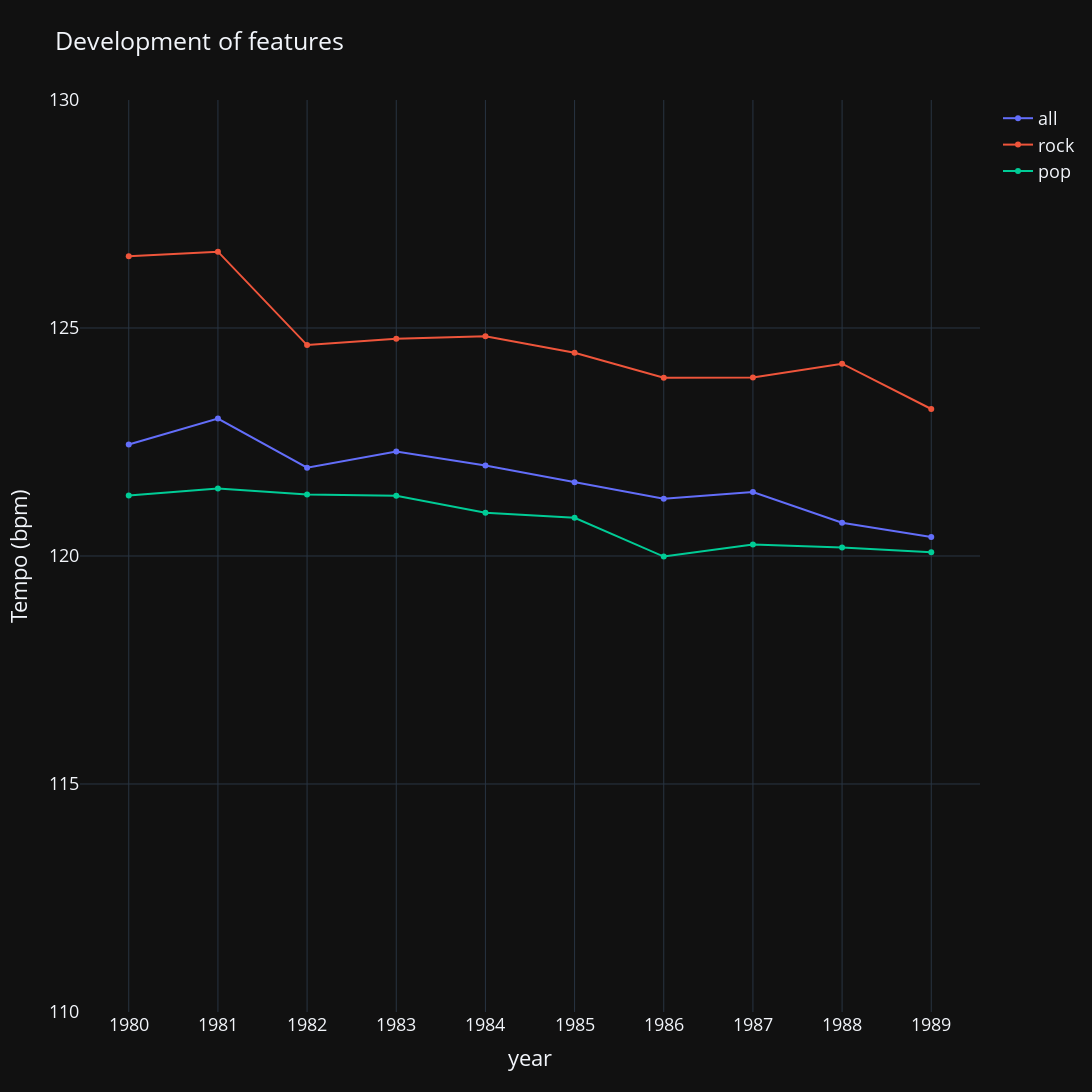
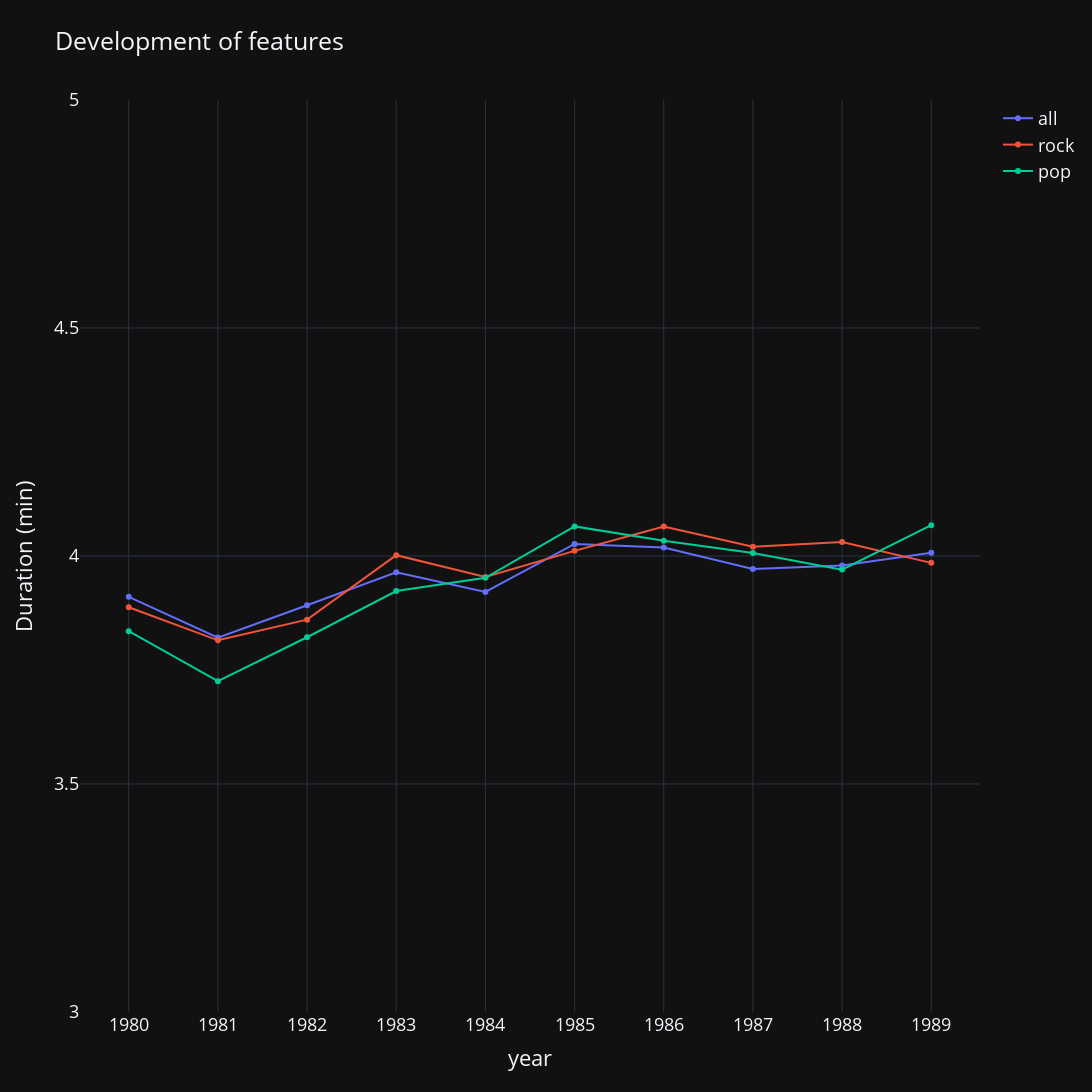
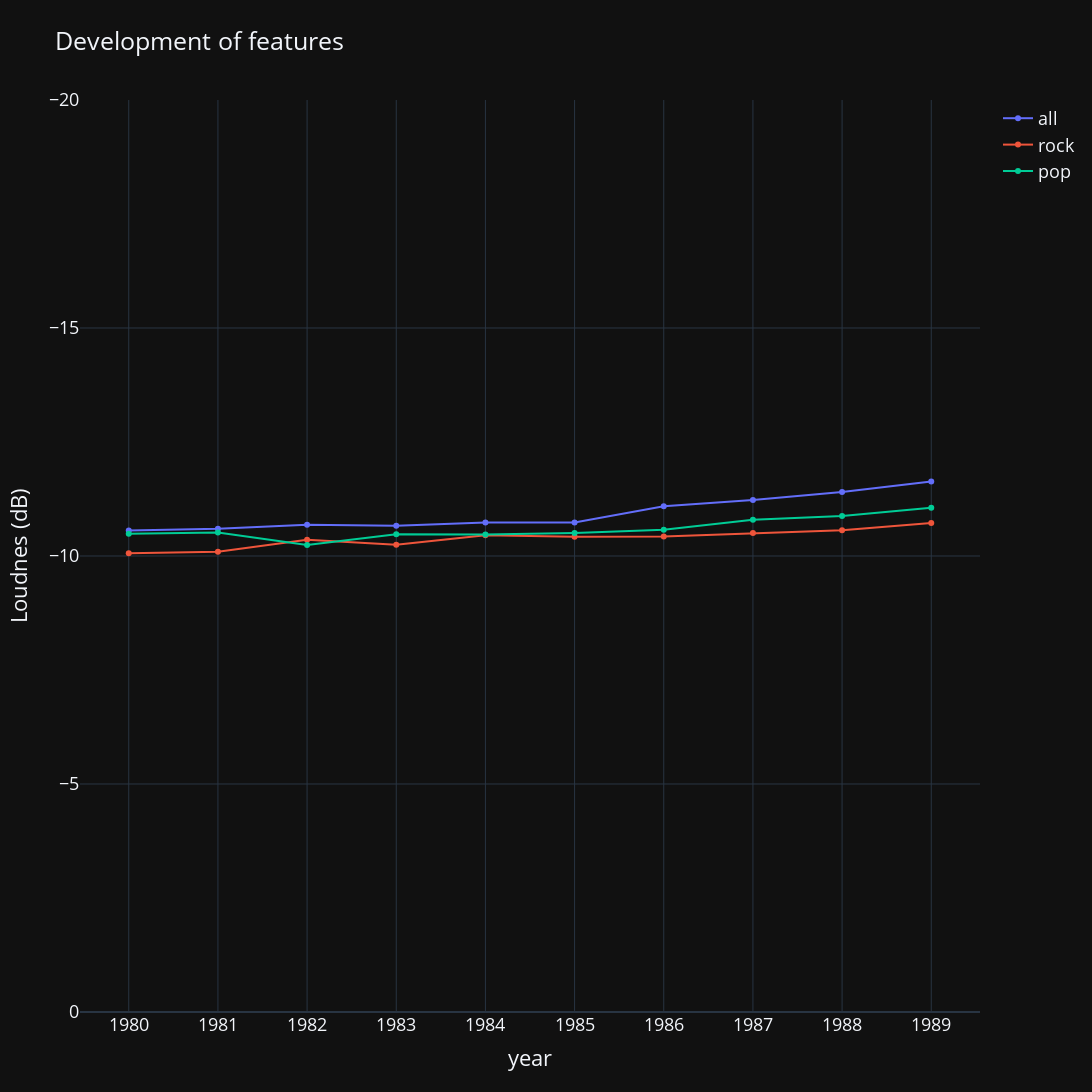
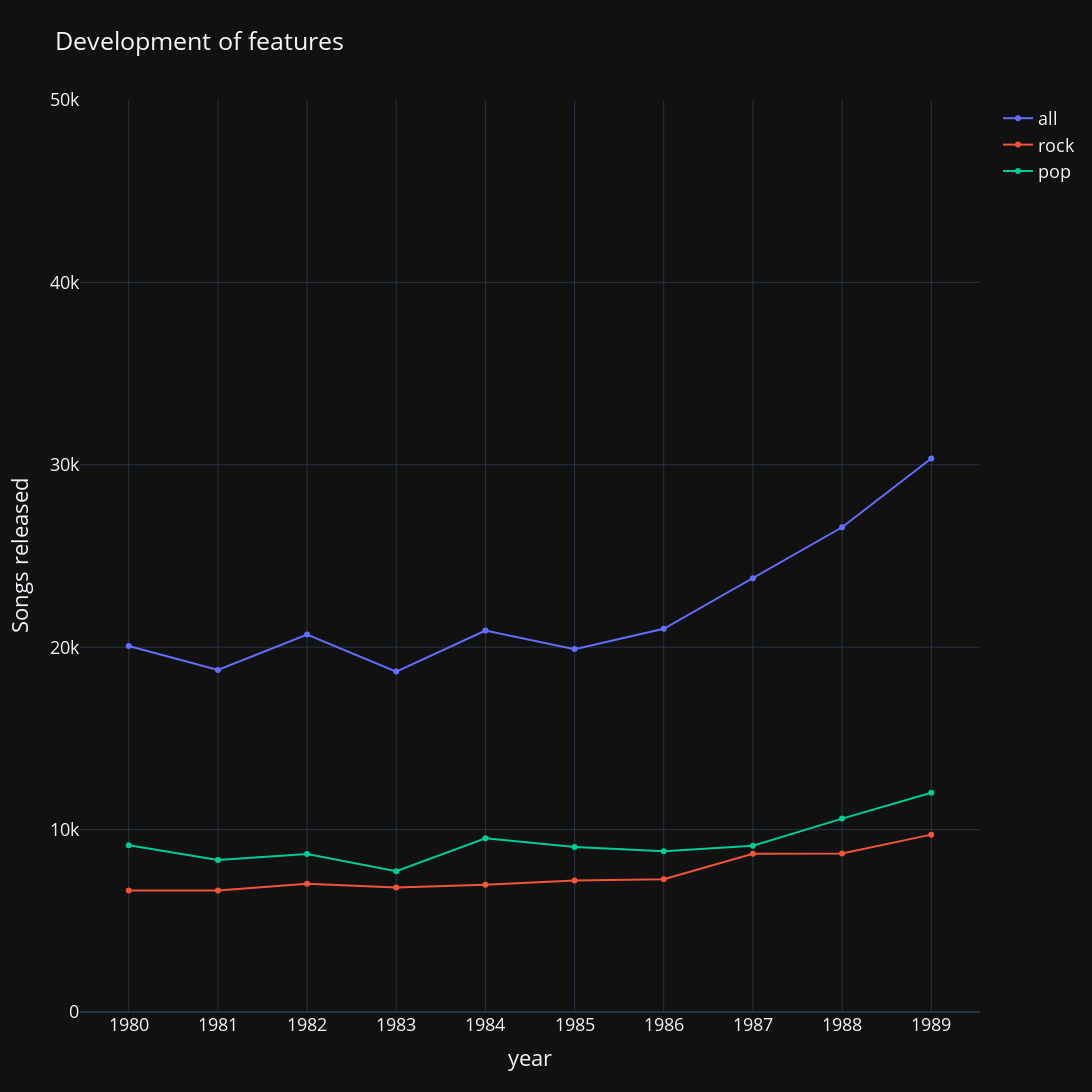

Write notebook code for charts like these, in order.
### Code cell
if not NOTEBOOK:
    features = [
        {
            "title": "Tempo (bpm)",
            "value": "tempo",
            "range": [110, 130]
        },
        {
            "title": "Duration (min)",
            "value": "duration_min",
            "range": [3, 5]
        },
        {
            "title": "Loudnes (dB)",
            "value": "loudness",
            "range": [0, -20]
        },
        {
            "title": "Songs released",
            "value": "count",
            "range": [0, 50000]
        }
    ]
    for feature in features:
        fig = go.Figure()
        
        fig.add_trace(go.Scatter(
            x=songs_per_year['year'],
            y=songs_per_year[feature["value"]],
            #name=feature["value"]
            name='all',
            #mode="markers+text+lines",
            #text=songs_per_year_pct[feature["value"]],
            #textposition='top center'
        ))

        fig.add_trace(go.Scatter(
            x=songs_per_year_rock['year'],
            y=songs_per_year_rock[feature["value"]],
            #name=feature["value"]
            name='rock',
            #mode="markers+text+lines",
            #text=songs_per_year_rock_pct[feature["value"]],
            #textposition='top center'
        ))

        fig.add_trace(go.Scatter(
            x=songs_per_year_pop['year'],
            y=songs_per_year_pop[feature["value"]],
            #name=feature["value"]
            name='pop',
            #mode="markers+text+lines",
            #text=songs_per_year_pop_pct[feature["value"]],
            #textposition='bottom center'
        ))
        
        fig.update_layout(
            font_size=FONT_SIZE,
            height = FIG_HEIGHT,
            width = FIG_WIDTH,
            yaxis_title=feature["title"],
            xaxis_title='year',
            title='Development of features',
            template='plotly_dark',
            yaxis_range=feature["range"]
        )
        
        fig.show()

### Figure 1 — Plotly figure (JSON) as saved in the notebook; plotly's stock layout.template omitted (floating-point values rounded to 4 significant figures)
{"data": [{"name": "all", "type": "scatter", "x": ["1980", "1981", "1982", "1983", "1984", "1985", "1986", "1987", "1988", "1989"], "y": [122.4, 123.0, 121.9, 122.3, 122.0, 121.6, 121.3, 121.4, 120.7, 120.4]}, {"name": "rock", "type": "scatter", "x": ["1980", "1981", "1982", "1983", "1984", "1985", "1986", "1987", "1988", "1989"], "y": [126.6, 126.7, 124.6, 124.8, 124.8, 124.5, 123.9, 123.9, 124.2, 123.2]}, {"name": "pop", "type": "scatter", "x": ["1980", "1981", "1982", "1983", "1984", "1985", "1986", "1987", "1988", "1989"], "y": [121.3, 121.5, 121.4, 121.3, 120.9, 120.8, 120.0, 120.3, 120.2, 120.1]}], "layout": {"font": {"size": 18}, "height": 1200, "title": {"text": "Development of features"}, "width": 2000, "xaxis": {"autorange": true, "range": [-0.5234, 9.523], "title": {"text": "year"}, "type": "category"}, "yaxis": {"range": [110, 130], "title": {"text": "Tempo (bpm)"}, "type": "linear"}}}

### Figure 2 — Plotly figure (JSON) as saved in the notebook; plotly's stock layout.template omitted (floating-point values rounded to 4 significant figures)
{"data": [{"name": "all", "type": "scatter", "x": ["1980", "1981", "1982", "1983", "1984", "1985", "1986", "1987", "1988", "1989"], "y": [3.91, 3.821, 3.892, 3.964, 3.921, 4.026, 4.019, 3.972, 3.979, 4.007]}, {"name": "rock", "type": "scatter", "x": ["1980", "1981", "1982", "1983", "1984", "1985", "1986", "1987", "1988", "1989"], "y": [3.888, 3.815, 3.86, 4.002, 3.954, 4.011, 4.064, 4.02, 4.031, 3.985]}, {"name": "pop", "type": "scatter", "x": ["1980", "1981", "1982", "1983", "1984", "1985", "1986", "1987", "1988", "1989"], "y": [3.835, 3.726, 3.822, 3.923, 3.952, 4.065, 4.033, 4.006, 3.97, 4.068]}], "layout": {"font": {"size": 18}, "height": 1200, "title": {"text": "Development of features"}, "width": 2000, "xaxis": {"autorange": true, "range": [-0.5234, 9.523], "title": {"text": "year"}, "type": "category"}, "yaxis": {"range": [3, 5], "title": {"text": "Duration (min)"}, "type": "linear"}}}

### Figure 3 — Plotly figure (JSON) as saved in the notebook; plotly's stock layout.template omitted (floating-point values rounded to 4 significant figures)
{"data": [{"name": "all", "type": "scatter", "x": ["1980", "1981", "1982", "1983", "1984", "1985", "1986", "1987", "1988", "1989"], "y": [-10.56, -10.6, -10.68, -10.67, -10.73, -10.74, -11.09, -11.23, -11.4, -11.64]}, {"name": "rock", "type": "scatter", "x": ["1980", "1981", "1982", "1983", "1984", "1985", "1986", "1987", "1988", "1989"], "y": [-10.06, -10.09, -10.35, -10.25, -10.45, -10.42, -10.43, -10.5, -10.57, -10.72]}, {"name": "pop", "type": "scatter", "x": ["1980", "1981", "1982", "1983", "1984", "1985", "1986", "1987", "1988", "1989"], "y": [-10.49, -10.51, -10.24, -10.48, -10.47, -10.5, -10.58, -10.8, -10.88, -11.06]}], "layout": {"font": {"size": 18}, "height": 1200, "title": {"text": "Development of features"}, "width": 2000, "xaxis": {"autorange": true, "range": [-0.5235, 9.523], "title": {"text": "year"}, "type": "category"}, "yaxis": {"range": [0, -20], "title": {"text": "Loudnes (dB)"}, "type": "linear"}}}

### Figure 4 — Plotly figure (JSON) as saved in the notebook; plotly's stock layout.template omitted (floating-point values rounded to 4 significant figures)
{"data": [{"name": "all", "type": "scatter", "x": ["1980", "1981", "1982", "1983", "1984", "1985", "1986", "1987", "1988", "1989"], "y": [20069, 18748, 20694, 18664, 20911, 19895, 21010, 23786, 26575, 30348]}, {"name": "rock", "type": "scatter", "x": ["1980", "1981", "1982", "1983", "1984", "1985", "1986", "1987", "1988", "1989"], "y": [6667, 6662, 7031, 6826, 6970, 7210, 7274, 8672, 8696, 9724]}, {"name": "pop", "type": "scatter", "x": ["1980", "1981", "1982", "1983", "1984", "1985", "1986", "1987", "1988", "1989"], "y": [9140, 8338, 8666, 7722, 9524, 9051, 8811, 9118, 10602, 12023]}], "layout": {"font": {"size": 18}, "height": 1200, "title": {"text": "Development of features"}, "width": 2000, "xaxis": {"autorange": true, "range": [-0.5234, 9.523], "title": {"text": "year"}, "type": "category"}, "yaxis": {"range": [0, 50000], "title": {"text": "Songs released"}, "type": "linear"}}}
